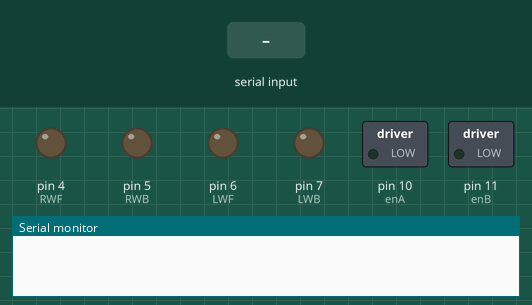
Simulated run of this sketch. Board: Arduino Uno, built with avr-gcc and run on an emulated ATmega328P. Shown: switched loads named in the sketch (green lamp = pin HIGH), output pins drawn as LEDs (lit = HIGH), the last lines printed to the serial monitor. The inputs (shaded band) are chosen by the test bench.

Above: at 1.2 s.
1.3 s: "90,45\n" received over the second serial link
At 2.4 s:
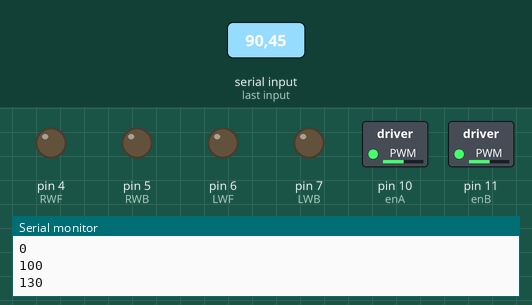
2.8 s: "B90\n" received over the second serial link
At 3.6 s:
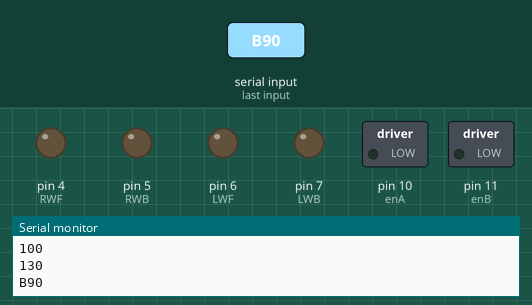
4.4 s: "B,45\n" received over the second serial link
At 4.8 s:
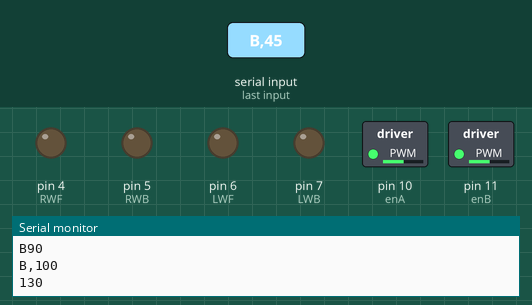
6.0 s: "R90\n" received over the second serial link
At 7.3 s:
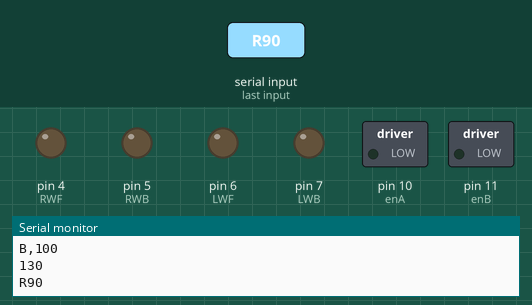
7.6 s: "R,45\n" received over the second serial link
At 8.5 s:
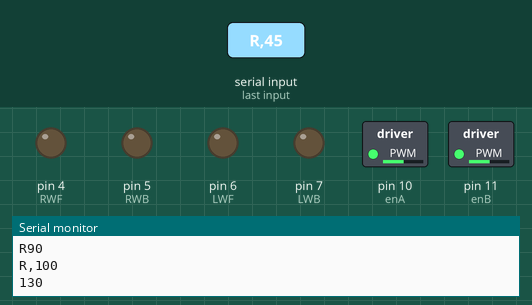
9.2 s: "L90\n" received over the second serial link
At 9.8 s:
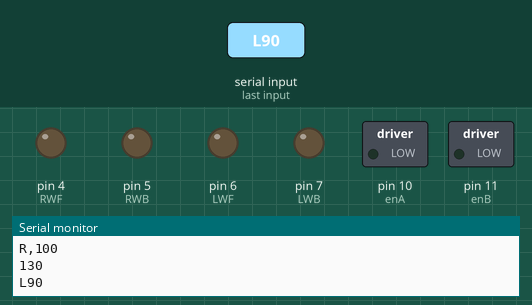
Timing chart, 0 to 11.8 s (numbered marks = the images above; inputs shaded):
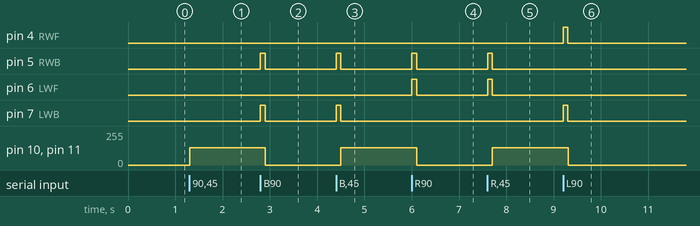

Measured:
- after the input at 1.3 s, pin 10 (enA), pin 11 (enB): 0/255 → 130/255 at once
- after the input at 2.8 s, pin 5 (RWB), pin 7 (LWB): LOW → HIGH at once, → LOW 0.10 s later; pin 10 (enA), pin 11 (enB): 130/255 → 0/255 after 0.10 s
- after the input at 4.4 s, pin 5 (RWB), pin 7 (LWB): LOW → HIGH at once, → LOW 0.10 s later; pin 10 (enA), pin 11 (enB): 0/255 → 130/255 after 0.10 s
- after the input at 6.0 s, pin 5 (RWB), pin 6 (LWF): LOW → HIGH at once, → LOW 0.10 s later; pin 10 (enA), pin 11 (enB): 130/255 → 0/255 after 0.10 s
- after the input at 7.6 s, pin 5 (RWB), pin 6 (LWF): LOW → HIGH at once, → LOW 0.10 s later; pin 10 (enA), pin 11 (enB): 0/255 → 130/255 after 0.10 s
- after the input at 9.2 s, pin 4 (RWF), pin 7 (LWB): LOW → HIGH at once, → LOW 0.10 s later; pin 10 (enA), pin 11 (enB): 130/255 → 0/255 after 0.10 s

The sketch:

newblue.ino
```cpp
#include <SoftwareSerial.h>
#define echoPin 8
#define trigPin 9

long duration;
int distance;

SoftwareSerial Car(2, 3);
int speed_limit[]={0,25,50,80,100,130,155,180,205,230};
int RWF=4;
int RWB=5;
int LWF=6;
int LWB=7;
int enA=10;
int enB=11;
int space;
int wheel_speed;
char order;
//founctions
void Forward();
void Backward();
void Right();
void Left();
void Stop();

void setup() {

  Serial.begin(9600);
  Car.begin(9600);

  pinMode(RWF, OUTPUT);
  pinMode(RWB, OUTPUT);

  pinMode(LWF, OUTPUT);
  pinMode(LWB, OUTPUT);

  pinMode(enA, OUTPUT);
  pinMode(enB, OUTPUT);

  pinMode(trigPin, OUTPUT);
  pinMode(echoPin, INPUT);


}

void loop() {


  while (Car.available()) {
    order = Car.read();


    if(order -'0'>=0 && order -'0'<=9 ){
    wheel_speed=((order-'0'));
    Serial.println(speed_limit[wheel_speed]);
   analogWrite(enA,speed_limit[wheel_speed] );
   analogWrite(enB, speed_limit[wheel_speed]);
  }
  else if(order=='q'){
    Serial.println(order);
    analogWrite(enA, 255);
   analogWrite(enB, 255);
  }

 if(order=='F'){
      while(order=='F' && cal_distance()>=30 )
      {

       Forward();
       if(Car.available()){
       order = Car.read();

       }

      }
      Stop();
      }

 if(order=='B'){
     while (order == 'B' ) {
        Serial.print(order);
       Backward();
      if(Car.available()){
       order = Car.read();
       Serial.print(order);
       }

      }
        Stop();
      }
if(order=='R'){

     while (order == 'R' ) {
        Serial.print(order);
     Right();
     if(Car.available()){
       order = Car.read();
       Serial.print(order);
       }

      }

        Stop();
}
if(order=='L'){
     while (order == 'L' ) {
        Serial.print(order);
     Left();
     if(Car.available()){
       order = Car.read();
       Serial.print(order);
       }


      }

        Stop();
      }
     if (order == 'S') {
      Stop();

     }
  }


  delay(100);

}


void Forward(){
   digitalWrite(RWF, HIGH);
  digitalWrite(LWF, HIGH);
  delay(100);

}
void Backward(){
   digitalWrite(RWB, HIGH);
     digitalWrite(LWB, HIGH);
     delay(100);
     Stop();
  }
void Right(){
  digitalWrite(RWB, HIGH);
  digitalWrite(LWF, HIGH);
       delay(100);
       Stop();
}
void Left(){
  digitalWrite(RWF, HIGH);
  digitalWrite(LWB, HIGH);
   delay(100);
   Stop();
  }
void Stop(){
       digitalWrite(RWF, LOW);
       digitalWrite(RWB, LOW);
       digitalWrite(LWF, LOW);
       digitalWrite(LWB, LOW);
  }

int cal_distance(){
  digitalWrite(trigPin, LOW);//clear echo
  delayMicroseconds(2);

   digitalWrite(trigPin, HIGH);
  delayMicroseconds(10);
  digitalWrite(trigPin, LOW);
   duration = pulseIn(echoPin, HIGH);
   distance = duration * 0.034 / 2;

   return distance;

  }
```
